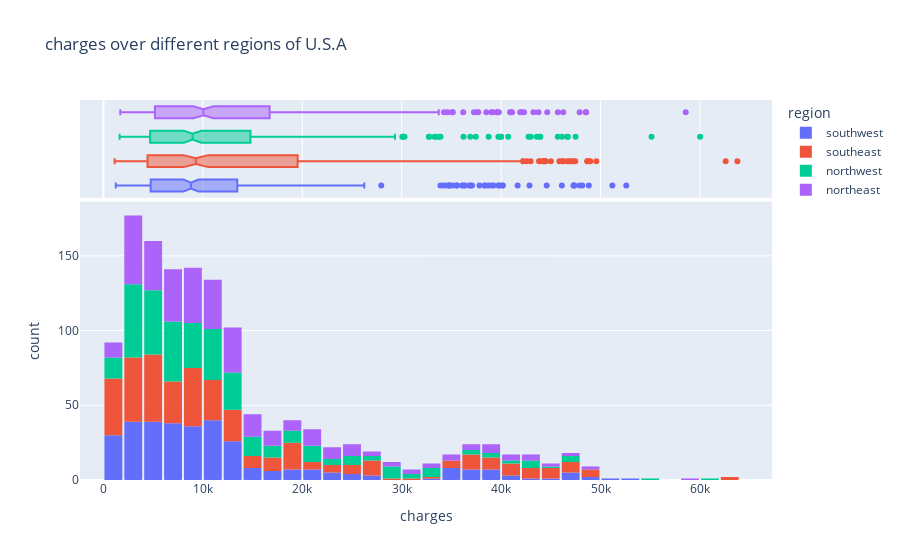

The notebook cell this image was saved under:
### Code cell
fig = px.histogram(h_data,
                  x = "charges",
                  marginal = 'box', 
                   color="region",
                  title = "charges over different regions of U.S.A")
fig.update_layout(bargap=0.1)
fig.show()

### Figure 1 — Plotly figure (JSON) as saved in the notebook; plotly's stock layout.template omitted (floating-point values rounded to 4 significant figures; data arrays with more than 128 entries replaced by an {"elided": "..."} marker saying what was removed)
{"data": [{"alignmentgroup": "True", "bingroup": "x", "hovertemplate": "region=southwest<br>charges=%{x}<br>count=%{y}<extra></extra>", "legendgroup": "southwest", "marker": {"color": "#636efa", "pattern": {"shape": ""}}, "name": "southwest", "offsetgroup": "southwest", "orientation": "v", "showlegend": true, "type": "histogram", "x": {"elided": "325 float values"}, "xaxis": "x", "yaxis": "y"}, {"alignmentgroup": "True", "hovertemplate": "region=southwest<br>charges=%{x}<extra></extra>", "legendgroup": "southwest", "marker": {"color": "#636efa"}, "name": "southwest", "notched": true, "offsetgroup": "southwest", "showlegend": false, "type": "box", "x": {"elided": "325 float values"}, "xaxis": "x2", "yaxis": "y2"}, {"alignmentgroup": "True", "bingroup": "x", "hovertemplate": "region=southeast<br>charges=%{x}<br>count=%{y}<extra></extra>", "legendgroup": "southeast", "marker": {"color": "#EF553B", "pattern": {"shape": ""}}, "name": "southeast", "offsetgroup": "southeast", "orientation": "v", "showlegend": true, "type": "histogram", "x": {"elided": "364 float values"}, "xaxis": "x", "yaxis": "y"}, {"alignmentgroup": "True", "hovertemplate": "region=southeast<br>charges=%{x}<extra></extra>", "legendgroup": "southeast", "marker": {"color": "#EF553B"}, "name": "southeast", "notched": true, "offsetgroup": "southeast", "showlegend": false, "type": "box", "x": {"elided": "364 float values"}, "xaxis": "x2", "yaxis": "y2"}, {"alignmentgroup": "True", "bingroup": "x", "hovertemplate": "region=northwest<br>charges=%{x}<br>count=%{y}<extra></extra>", "legendgroup": "northwest", "marker": {"color": "#00cc96", "pattern": {"shape": ""}}, "name": "northwest", "offsetgroup": "northwest", "orientation": "v", "showlegend": true, "type": "histogram", "x": {"elided": "325 float values"}, "xaxis": "x", "yaxis": "y"}, {"alignmentgroup": "True", "hovertemplate": "region=northwest<br>charges=%{x}<extra></extra>", "legendgroup": "northwest", "marker": {"color": "#00cc96"}, "name": "northwest", "notched": true, "offsetgroup": "northwest", "showlegend": false, "type": "box", "x": {"elided": "325 float values"}, "xaxis": "x2", "yaxis": "y2"}, {"alignmentgroup": "True", "bingroup": "x", "hovertemplate": "region=northeast<br>charges=%{x}<br>count=%{y}<extra></extra>", "legendgroup": "northeast", "marker": {"color": "#ab63fa", "pattern": {"shape": ""}}, "name": "northeast", "offsetgroup": "northeast", "orientation": "v", "showlegend": true, "type": "histogram", "x": {"elided": "324 float values"}, "xaxis": "x", "yaxis": "y"}, {"alignmentgroup": "True", "hovertemplate": "region=northeast<br>charges=%{x}<extra></extra>", "legendgroup": "northeast", "marker": {"color": "#ab63fa"}, "name": "northeast", "notched": true, "offsetgroup": "northeast", "showlegend": false, "type": "box", "x": {"elided": "324 float values"}, "xaxis": "x2", "yaxis": "y2"}], "layout": {"bargap": 0.1, "barmode": "relative", "legend": {"title": {"text": "region"}, "tracegroupgap": 0}, "title": {"text": "charges over different regions of U.S.A"}, "xaxis": {"anchor": "y", "domain": [0, 1], "title": {"text": "charges"}}, "xaxis2": {"anchor": "y2", "domain": [0, 1], "matches": "x", "showgrid": true, "showticklabels": false}, "yaxis": {"anchor": "x", "domain": [0, 0.7326], "title": {"text": "count"}}, "yaxis2": {"anchor": "x2", "domain": [0.7426, 1], "matches": "y2", "showgrid": false, "showline": false, "showticklabels": false, "ticks": ""}}}
